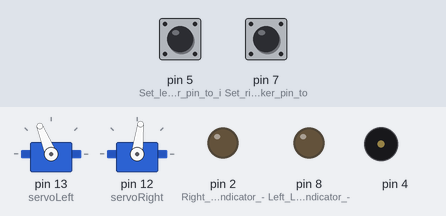
Recording of a sketch running on a simulated Arduino Uno, built with avr-gcc and run on an emulated ATmega328P. Shown: 2 × servo, output pins drawn as LEDs (lit = HIGH), buzzer (waves = sounding). Inputs (shaded band) come from the test bench; at power-on: pin 5 (Set_left_whisker_pin_to_i) HIGH, pin 7 (Set_right_whisker_pin_to) HIGH.

Above: at 2.2 s.
2.3 s: pin 5 (Set_left_whisker_pin_to_i) pulled LOW for 1 s
At 2.8 s:
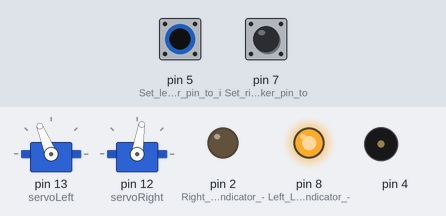
4.9 s: pin 7 (Set_right_whisker_pin_to) pulled LOW for 1 s
At 5.2 s:
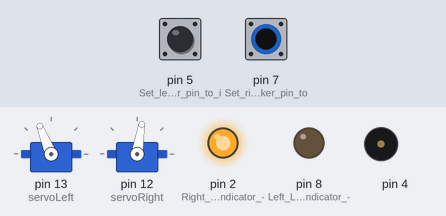
7.7 s: pin 5 (Set_left_whisker_pin_to_i) pulled LOW for 0.5 s
At 8.8 s:
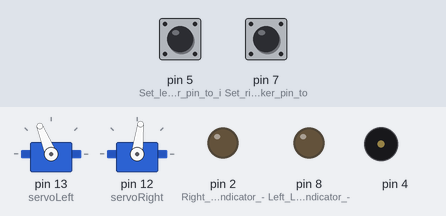
Timing chart, 0 to 10.7 s (numbered marks = the images above; inputs shaded):
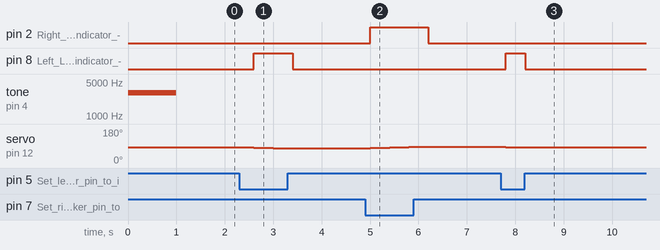

Measured:
- after the input at 2.3 s, pin 8 (Left_LED_indicator_-): LOW → HIGH after 0.30 s, → LOW 0.80 s later; servo on pin 12 (servoRight): 83° → 81° after 0.30 s, → 78° 0.40 s later
- after the input at 4.9 s, pin 2 (Right_LED_indicator_-): LOW → HIGH after 0.10 s, → LOW 1.2 s later; servo on pin 12 (servoRight): 78° → 81° after 0.10 s, → 83° 0.40 s later, → 85° 0.40 s later
- after the input at 7.7 s, pin 8 (Left_LED_indicator_-): LOW → HIGH after 0.10 s, → LOW 0.40 s later; servo on pin 12 (servoRight): 85° → 83° after 0.10 s

The sketch:

Circle_homework.ino
```cpp
#include <Servo.h>                // Include servo library
Servo servoLeft;                   // Declare left and right servos
Servo servoRight;
byte wLeftOld;                     // Previous loop whisker values
byte wRightOld;
int accel;
void setup()                       // Built-in initialization block
{
  pinMode(7, INPUT);              // Set right whisker pin to input
  pinMode(5, INPUT);              // Set left whisker pin to input
  pinMode(8, OUTPUT);            // Left LED indicator -> output
  pinMode(2, OUTPUT);            // Right LED indicator -> output

  tone(4, 3000, 1000);             // Play tone for 1 second
  delay(1000);                      // Delay to finish tone

  servoLeft.attach(13);              // Attach left signal to pin 13
  servoRight.attach(12);            // Attach right signal to pin 12
  wLeftOld = 0;                       // Init. previous whisker states
  wRightOld = 1;

  accel = 0;
}
void loop()                        // Main loop auto-repeats
{
  byte wLeft = digitalRead(5);       // Copy left result to wLeft
  byte wRight = digitalRead(7);      // Copy right result to wRight

  // Whisker Navigation
  if (wLeft == 0) // If only left whisker contact
  { digitalWrite(8, HIGH);          // Left LED on
    digitalWrite(2, LOW);          // Right LED off

    if (accel == -100) {
      accel -= 0;
    }
    else {
      accel -= 25;
    }
    Move(400, accel);
  }//왼쪽 더듬이 인식시 rightserveo 값 감소=>오른쪽 바퀴속도 증가
  else if (wRight == 0) // If only right whisker contact
  { digitalWrite(8, LOW);          // Left LED off
    digitalWrite(2, HIGH);          // Right LED on
    if (accel == 100) {
      accel += 0;
    }
    else {
      accel += 25;
    }
    Move(400, accel);
  }//오른쪽 더듬이 인식시 rightserveo 값 증가=>오른쪽 바퀴 속도 감소
  else {
    digitalWrite(8, LOW);          // Left LED off
    digitalWrite(2, LOW);          // Right LED off
    Move(400, accel);
  }

}
void Move(int time, int accel)
{
  servoLeft.writeMicroseconds(1700);
  servoRight.writeMicroseconds(1400 + accel);
  delay(time); // Maneuver for time ms
}
```
